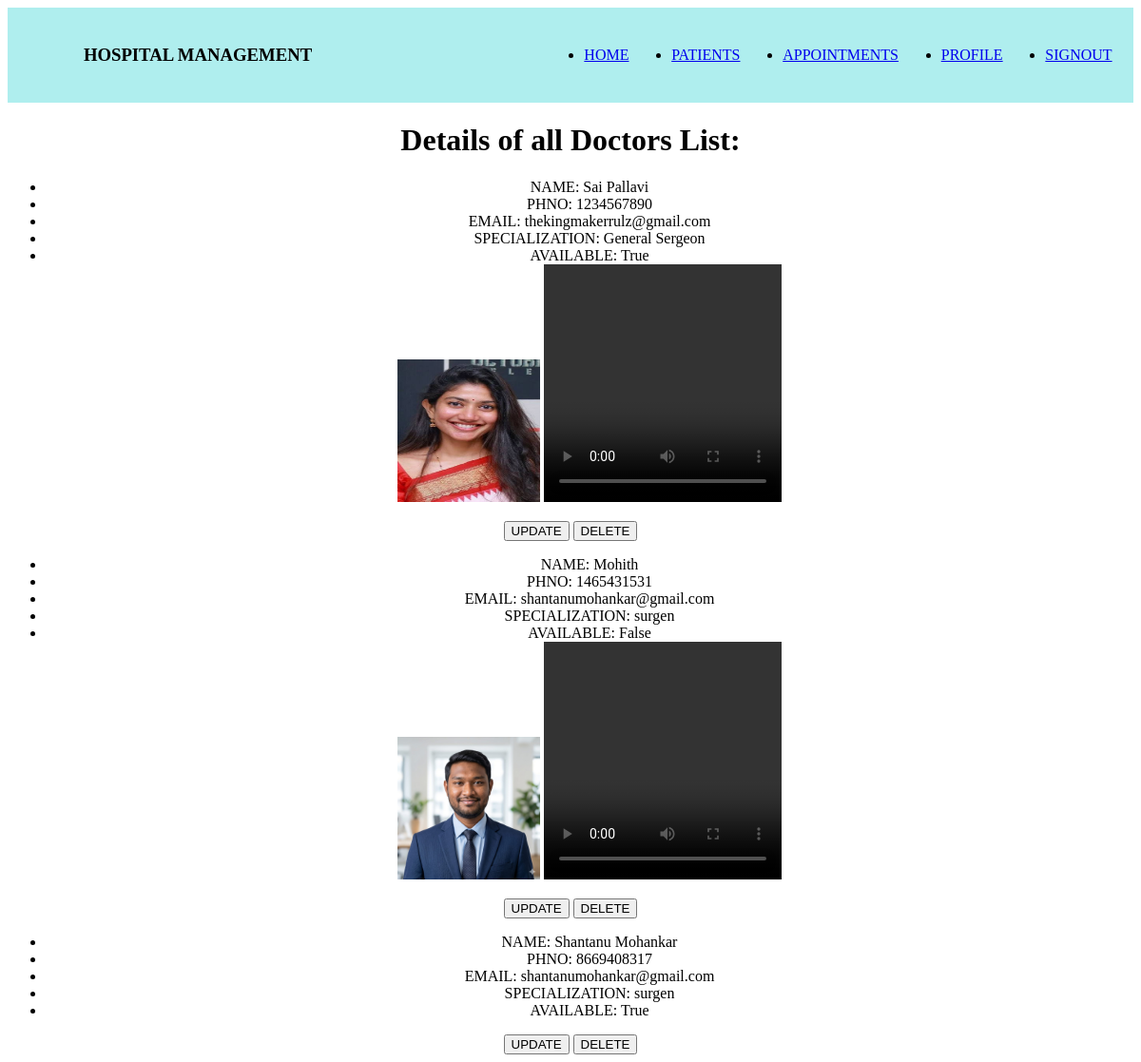
/base/read (signed in), run on the app's committed database.
### base/models.py (models this page shows, shortened)
class Doctors(models.Model):
    dname = models.CharField(max_length=30)
    dphno = models.IntegerField()
    demail = models.EmailField()
    dspec = models.CharField(max_length=100)
    davail = models.BooleanField()
    dpassword = models.CharField(max_length=128, default=None, null=True, blank=True)
    doc_pic = models.ImageField(upload_to='images', null=True, blank=True )
    doc_intro = models.FileField(upload_to='videos', null=True, blank=True)
    is_deleted = models.BooleanField(default=False)

### base/views.py (the view)
# urls.py: path('read', views.read, name = 'read'),
@login_required(login_url='signin')
def read(request):
    data = Doctors.objects.filter(is_deleted = False)
    return render(request, 'read.html', {'data':data})

### base/templates/read.html
{% extends "main.html" %}
{% block content %}
    <h1>Details of all Doctors List:</h1>
    {% for i in data %}
        <ul>
            <li>NAME: {{ i.dname }}</li>
            <li>PHNO: {{ i.dphno }}</li>
            <li>EMAIL: {{ i.demail }}</li>
            <li>SPECIALIZATION: {{ i.dspec }}</li>
            <li>AVAILABLE: {{ i.davail }}</li>
            {% if i.doc_pic %}
                <img src="{{ i.doc_pic.url }}" width="150px" height="150px">
            {% endif %}
            {% if i.doc_intro %}
                <video height="250px" width="250px" controls>
                    <source src="{{ i.doc_intro.url }}" type="video/mp4">
                </video>
            {% endif %}
        </ul>
        <a href="{% url 'update' i.id %}"><button>UPDATE</button></a>
        <a href="{% url 'delete' i.id %}"><button>DELETE</button></a>
    {% endfor %}
{% endblock content %}

### templates/main.html (shortened to what this page needs)
{% load static %}
<!DOCTYPE html>
<html lang="en">
<head>
    <link rel="stylesheet" href="{% static 'style.css' %}">
</head>
<body>
    {% include 'nav.html' %}
    <center>
        {% block content %}
        {% endblock content %}
    </center>
</body>
</html>

### templates/nav.html
<nav>
    <section id="logo"><h1>HOSPITAL MANAGEMENT</h1></section>
    <section id="components">
        <ul>
            {% if request.user.is_authenticated %}
            <li><a href="{% url 'create' %}">HOME</a></li>
            <li><a href="{% url 'create_pat' %}">PATIENTS</a></li>
            <li><a href="{% url 'create_appoint' %}">APPOINTMENTS</a></li>
            <li><a href="{% url 'profile' %}">PROFILE</a></li>
            <li><a href="{% url 'signout' %}">SIGNOUT</a></li>
            {% else %}
            <li><a href="{% url 'signup' %}">SIGNUP</a></li>
            <li><a href="{% url 'signin' %}">SIGNIN</a></li>
            {% endif %}
        </ul>
    </section>
</nav>

### static/style.css (style rules this page uses)
nav { height: 100px; width: 100%; background-color: paleturquoise; display: flex; justify-content: space-between; align-items: center; }
#logo { height: 100px; width: 400px; display: flex; justify-content: center; align-items: center; }
#components ul { height: 100px; width: 600px; display: flex; justify-content: space-around; align-items: center; }

### data on the page
Doctors: dname "Sai Pallavi", dphno "1234567890", demail "thekingmakerrulz@gmail.com", dspec "General Sergeon", davail "True", doc_pic (picture)
Doctors: dname "Mohith", dphno "1465431531", demail "shantanumohankar@gmail.com", dspec "surgen", davail "False", doc_pic (picture)
Doctors: dname "Shantanu Mohankar", dphno "8669408317", demail "shantanumohankar@gmail.com", dspec "surgen", davail "True"
